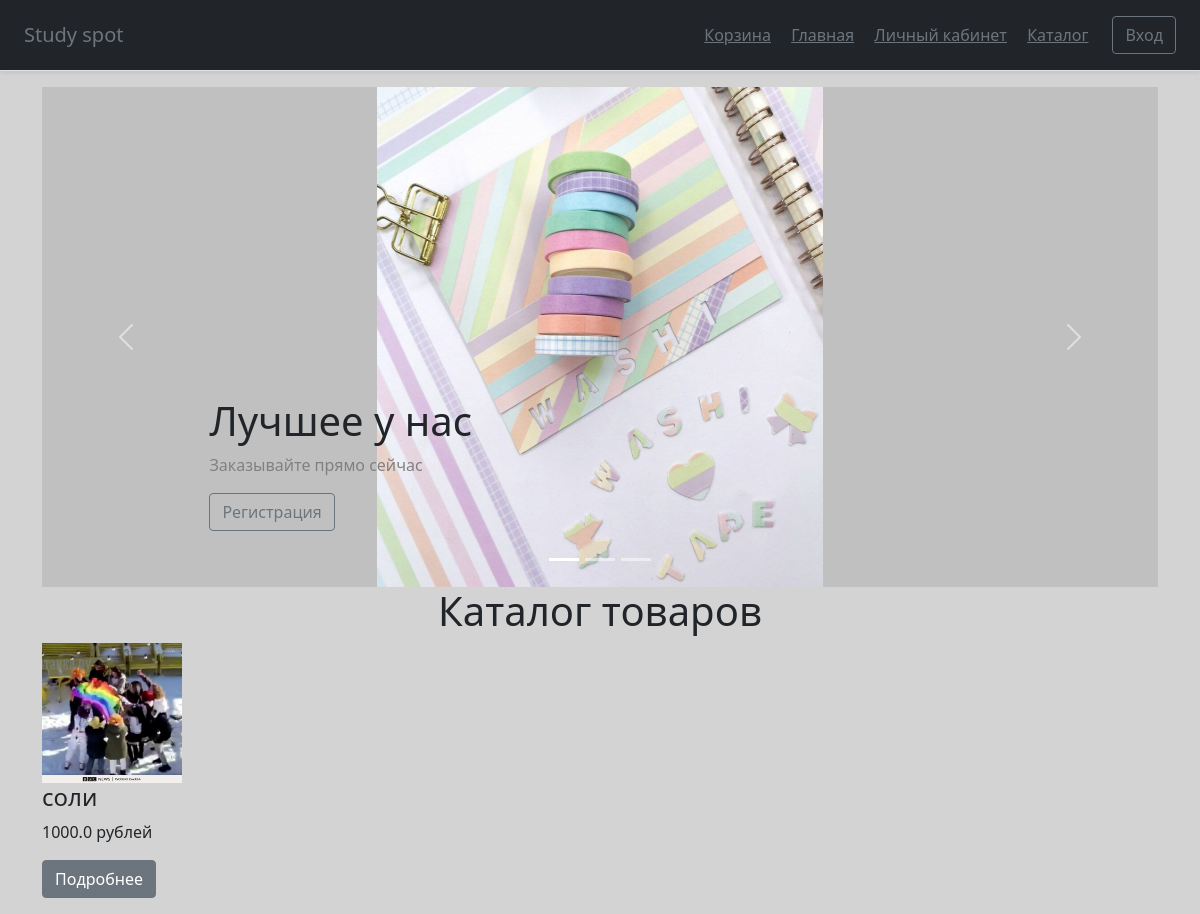
The page /catalog on the database as committed earlier.
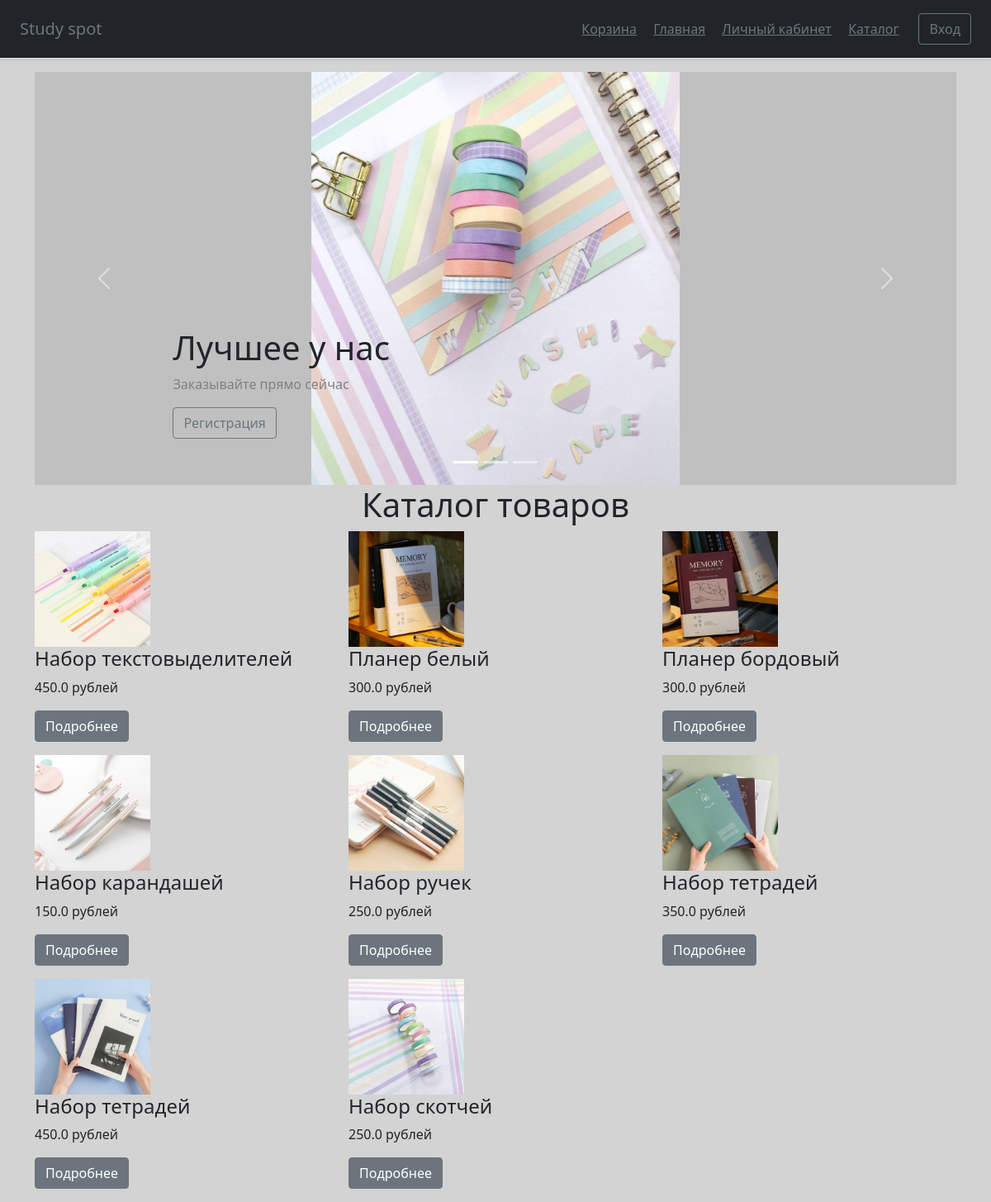
The same page on the database as committed later.
### main.py (models this page shows)
class Items(db.Model):  # таблица со всеми товарами
    id = db.Column(db.Integer, primary_key=True, autoincrement=True)
    name = db.Column(db.String(100), nullable=True)   # название товара
    description = db.Column(db.Text, nullable=True)  # описание
    photo_url = db.Column(db.Text, nullable=True)  # ссылка на фотографию
    count = db.Column(db.Integer, nullable=True)  # количество товара на складе
    price = db.Column(db.Float, nullable=True)   # стоимость 1 единицы товара

### main.py (the view)
    @app.route('/catalog')  # страница каталога товаров
    def catalog():
        items = Items.query.all()  # получаем информацию о всех товарах из бд
        return render_template('catalog.html', title='Каталог', css_file='catalog.css', class_main='container',
                               items=items)

### templates/catalog.html (shortened to what this page needs)
{% extends "base.html" %}
{% block content %}
<div id="myCarousel" class="carousel slide" data-bs-ride="carousel">
    <div class="carousel-indicators">
      <button type="button" data-bs-target="#myCarousel" data-bs-slide-to="0" class="active" aria-current="true" aria-label="Slide 1"></button>
      <button type="button" data-bs-target="#myCarousel" data-bs-slide-to="1" aria-label="Slide 2"></button>
      <button type="button" data-bs-target="#myCarousel" data-bs-slide-to="2" aria-label="Slide 3"></button>
    </div>
     <div class="carousel-inner">
      <div class="carousel-item active" style="background-color:Silver;">
        <img class="bd-placeholder-img mx-auto d-block"  src="/static/img/tapescar.jpg" width="40%" height="100%">
        <div class="container">
          <div class="carousel-caption text-start">
            <h1 class="text-dark" style="text-align: left;">Лучшее у нас</h1>
            <p style="color:Gray;">Заказывайте прямо сейчас</p>
            <p><a class="btn btn-outline-secondary" href="/registration">Регистрация</a></p>
          </div>
        </div>
      </div>
    </div>
    <button class="carousel-control-prev" type="button" data-bs-target="#myCarousel" data-bs-slide="prev">
      <span class="carousel-control-prev-icon" aria-hidden="true"></span>
    </button>
    <button class="carousel-control-next" type="button" data-bs-target="#myCarousel" data-bs-slide="next">
      <span class="carousel-control-next-icon" aria-hidden="true"></span>
    </button>
  </div>
<h1>Каталог товаров</h1>
<div class="row">
{% for item in items %}
  <div class="col-lg-4">
    <img class="bd-placeholder-img-c" src="{{ item.photo_url }}" width="140" height="140" aria-label="Placeholder: 140x140">
    <h4>{{ item.name }}</h4>
    <p>{{ item.price }} рублей</p>
    <p><a class="btn btn-secondary" href="item/{{ item.id }}">Подробнее</a></p>
  </div>
{% endfor %}
</div>
{% endblock %}

### templates/base.html (shortened to what this page needs)
<!doctype html>
<html lang="ru">
  <head>
      <link href="https://cdn.jsdelivr.net/npm/bootstrap@5.0.0-beta2/dist/css/bootstrap.min.css"
          rel="stylesheet"
>
        <link href="/static/css/{{ css_file }}" rel="stylesheet">
  </head>
  <body>
<header class="d-flex flex-column flex-md-row align-items-center p-3 px-md-4 mb-3 bg-dark border-bottom shadow-sm">
  <p class="h5 my-0 me-md-auto fw-normal text-muted">Study spot</p>
  <nav class="my-2 my-md-0 me-md-3">
    {% if session['id'] %}
    <a class="p-2 text-muted" href="/cart">Корзина</a>
    {% else %}
    <a class="p-2 text-muted" href="/authorization">Корзина</a>
    {% endif %}
    <a class="p-2 text-muted" href="/main_page">Главная</a>
    {% if session['id'] %}
    <a class="p-2 text-muted" href="/personal_info">Личный кабинет</a>
    {% else %}
    <a class="p-2 text-muted" href="/authorization">Личный кабинет</a>
    {% endif %}
    <a class="p-2 text-muted" href="/catalog">Каталог</a>
  </nav>
  {% if session['id'] %}
    <a class="btn btn-outline-secondary" href="./clear">Выход</a>
  {% else %}
    <a class="btn btn-outline-secondary" href="./authorization">Вход</a>
  {% endif %}
</header>
<main role="main" class="{{ class_main }}">
    {% block content %}{% endblock %}
</main>
</body>
</html>

### static/css/catalog.css (style rules this page uses)
body { background-color: lightgrey; }
.bd-placeholder-img { font-size: 1.125rem; text-anchor: middle; height: 500px; weight: 2000px; -webkit-user-select: none; -moz-user-select: none; user-select: none; }
.bd-placeholder-img-c { font-size: 1.125rem; text-anchor: middle; -webkit-user-select: none; -moz-user-select: none; user-select: none; }
h1 { text-align: center; }

Rows that differ between the two databases and show on the page:
removed Items: photo_url (picture), name "соли", price "1000.0"
added Items: photo_url (picture), name "Набор текстовыделителей", price "450.0"
added Items: photo_url (picture), name "Планер белый", price "300.0"
added Items: photo_url (picture), name "Планер бордовый", price "300.0"
added Items: photo_url (picture), name "Набор карандашей", price "150.0"
added Items: photo_url (picture), name "Набор ручек", price "250.0"
added Items: photo_url (picture), name "Набор тетрадей", price "350.0"
added Items: photo_url (picture), name "Набор тетрадей", price "450.0"
added Items: photo_url (picture), name "Набор скотчей", price "250.0"
